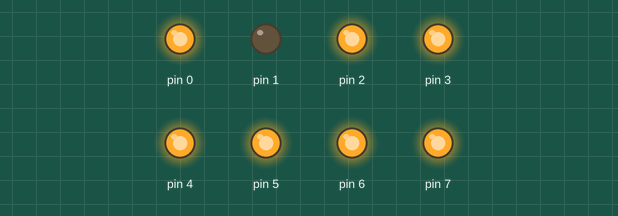
Simulated run of this sketch. Board: Arduino Uno, built with avr-gcc and run on an emulated ATmega328P. Shown: output pins drawn as LEDs (lit = HIGH).

Above: at 0.5 s.
At 3.5 s:
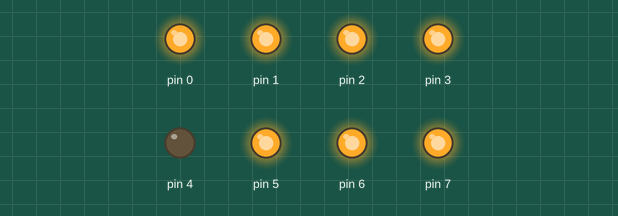
At 4.5 s:
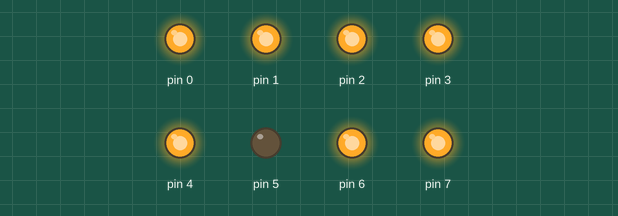
At 7.5 s:
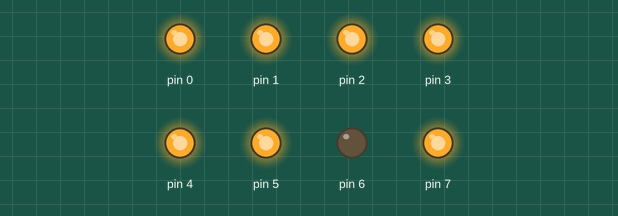
At 10.5 s:
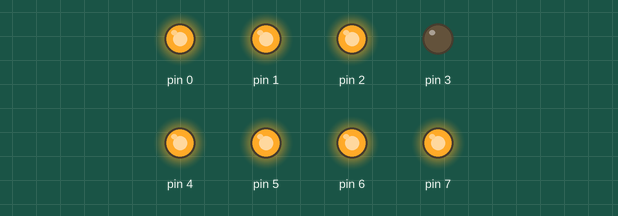
At 15.5 s:
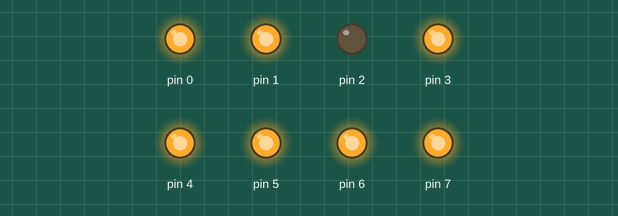
Timing chart, 0 to 16.1 s (numbered marks = the images above):
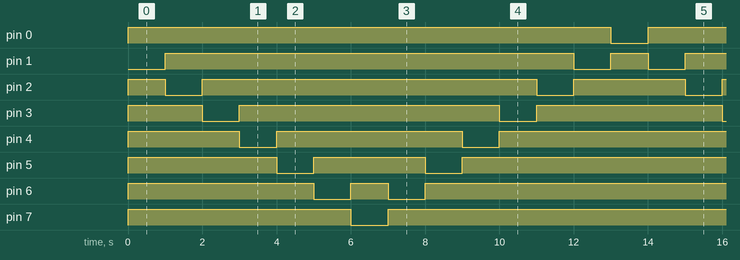

Measured:
- by itself, pin 0: alternates HIGH for 13.0 s and LOW for 1.0 s
- by itself, pin 1: LOW → HIGH at 1.0 s, → LOW 11.0 s later, → HIGH 1.0 s later, → LOW 1.0 s later, … (9 changes in this stretch)
- by itself, pin 2: repeats every 14.0 s: LOW 1.0 s, HIGH 9.0 s, LOW 1.0 s, HIGH 3.0 s
- by itself, pin 3: repeats every 14.0 s: LOW 1.0 s, HIGH 7.0 s, LOW 1.0 s, HIGH 5.0 s
- by itself, pin 4: repeats every 14.0 s: LOW 1.0 s, HIGH 5.0 s, LOW 1.0 s, HIGH 7.0 s
- by itself, pin 5: repeats every 14.0 s: LOW 1.0 s, HIGH 3.0 s, LOW 1.0 s, HIGH 9.0 s
- by itself, pin 6: repeats every 14.0 s: LOW 1.0 s, HIGH 1.0 s, LOW 1.0 s, HIGH 11.0 s
- by itself, pin 7: repeats every 14.0 s: LOW 1.0 s, HIGH 13.0 s

The sketch:

0602_Port_IO_Basic04.ino
```cpp
int num;
int state = 0;
void setup() {
  // put your setup code here, to run once
  DDRD = 0xFF;
  num = 0x01;
  // Serial 통신을 통해 모니터로 확인하려 한다면 0,1번핀을
  // 사용할 수 없다.
  //Serial.begin(9600);
}

void loop() {
  if(num >= 0x80){
    state = 1;
  }
  else if(num <= 0x01){
    state = 0;
  }
  if(state == 1){
    num = num >> 1;
  }
  else{
    num = num << 1;
  }

  PORTD = ~num;
  //Serial.println();
  delay(1000);
}
```
